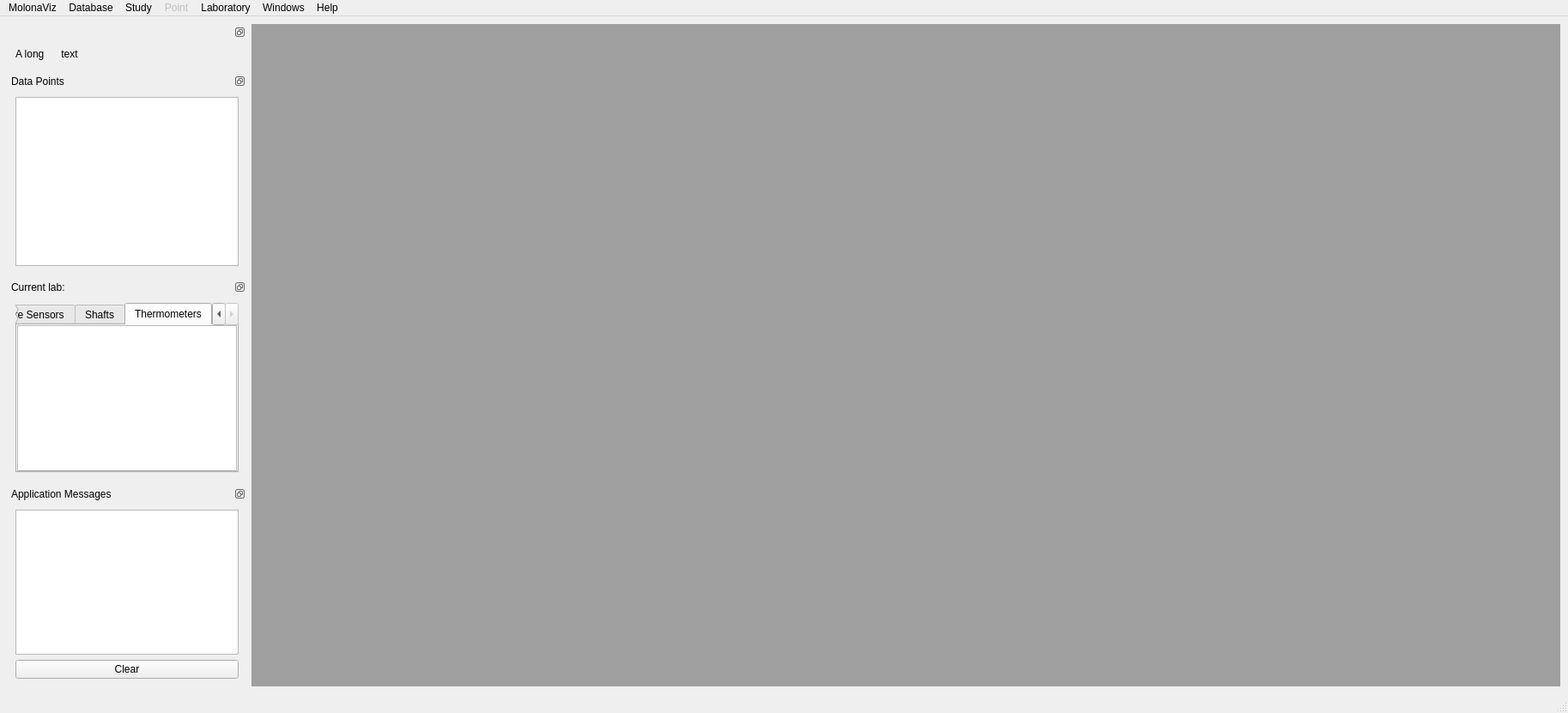
<?xml version="1.0" encoding="UTF-8"?>
<ui version="4.0">
 <class>MainWindow</class>
 <widget class="QMainWindow" name="MainWindow">
  <property name="geometry">
   <rect>
    <x>0</x>
    <y>0</y>
    <width>1827</width>
    <height>831</height>
   </rect>
  </property>
  <property name="mouseTracking">
   <bool>false</bool>
  </property>
  <property name="contextMenuPolicy">
   <enum>Qt::CustomContextMenu</enum>
  </property>
  <property name="windowTitle">
   <string>MolonaViz</string>
  </property>
  <widget class="QWidget" name="centralwidget">
   <layout class="QHBoxLayout" name="horizontalLayout_2" stretch="0,1">
    <item>
     <layout class="QVBoxLayout" name="verticalLayout_11" stretch="0,1,1,1">
      <item>
       <widget class="QDockWidget" name="dockDatabaseName">
        <property name="sizePolicy">
         <sizepolicy hsizetype="Minimum" vsizetype="Minimum">
          <horstretch>0</horstretch>
          <verstretch>0</verstretch>
         </sizepolicy>
        </property>
        <property name="features">
         <set>QDockWidget::DockWidgetFloatable|QDockWidget::DockWidgetMovable</set>
        </property>
        <widget class="QWidget" name="dockWidgetContents_8">
         <layout class="QHBoxLayout" name="horizontalLayout">
          <item>
           <widget class="QLabel" name="fullDatabaseNameLabel">
            <property name="text">
             <string>A long      text</string>
            </property>
           </widget>
          </item>
         </layout>
        </widget>
       </widget>
      </item>
      <item>
       <widget class="QDockWidget" name="dockDataSPoints">
        <property name="features">
         <set>QDockWidget::DockWidgetFloatable|QDockWidget::DockWidgetMovable</set>
        </property>
        <property name="windowTitle">
         <string>Data Points</string>
        </property>
        <widget class="QWidget" name="dockWidgetContents_9">
         <layout class="QVBoxLayout" name="verticalLayout_12">
          <item>
           <widget class="QTreeView" name="treeViewDataSPoints">
            <property name="contextMenuPolicy">
             <enum>Qt::DefaultContextMenu</enum>
            </property>
            <property name="editTriggers">
             <set>QAbstractItemView::NoEditTriggers</set>
            </property>
            <attribute name="headerVisible">
             <bool>false</bool>
            </attribute>
           </widget>
          </item>
         </layout>
        </widget>
       </widget>
      </item>
      <item>
       <widget class="QDockWidget" name="dockSensors">
        <property name="features">
         <set>QDockWidget::DockWidgetFloatable|QDockWidget::DockWidgetMovable</set>
        </property>
        <property name="allowedAreas">
         <set>Qt::AllDockWidgetAreas</set>
        </property>
        <property name="windowTitle">
         <string>Current lab: </string>
        </property>
        <widget class="QWidget" name="dockWidgetContents_10">
         <layout class="QHBoxLayout" name="horizontalLayout_4">
          <item>
           <widget class="QTabWidget" name="tabWidget">
            <property name="currentIndex">
             <number>2</number>
            </property>
            <widget class="QWidget" name="tab_7">
             <attribute name="title">
              <string>Pressure Sensors</string>
             </attribute>
             <layout class="QVBoxLayout" name="verticalLayout_13">
              <property name="spacing">
               <number>0</number>
              </property>
              <property name="leftMargin">
               <number>0</number>
              </property>
              <property name="topMargin">
               <number>0</number>
              </property>
              <property name="rightMargin">
               <number>0</number>
              </property>
              <property name="bottomMargin">
               <number>0</number>
              </property>
              <item>
               <widget class="QTreeView" name="treeViewPressureSensors">
                <attribute name="headerVisible">
                 <bool>false</bool>
                </attribute>
               </widget>
              </item>
             </layout>
            </widget>
            <widget class="QWidget" name="tab_8">
             <attribute name="title">
              <string>Shafts</string>
             </attribute>
             <layout class="QVBoxLayout" name="verticalLayout_14">
              <property name="spacing">
               <number>0</number>
              </property>
              <property name="leftMargin">
               <number>0</number>
              </property>
              <property name="topMargin">
               <number>0</number>
              </property>
              <property name="rightMargin">
               <number>0</number>
              </property>
              <property name="bottomMargin">
               <number>0</number>
              </property>
              <item>
               <widget class="QTreeView" name="treeViewShafts">
                <attribute name="headerVisible">
                 <bool>false</bool>
                </attribute>
               </widget>
              </item>
             </layout>
            </widget>
            <widget class="QWidget" name="tab_9">
             <attribute name="title">
              <string>Thermometers</string>
             </attribute>
             <layout class="QVBoxLayout" name="verticalLayout_15">
              <property name="spacing">
               <number>0</number>
              </property>
              <property name="leftMargin">
               <number>0</number>
              </property>
              <property name="topMargin">
               <number>0</number>
              </property>
              <property name="rightMargin">
               <number>0</number>
              </property>
              <property name="bottomMargin">
               <number>0</number>
              </property>
              <item>
               <widget class="QTreeView" name="treeViewThermometers">
                <attribute name="headerVisible">
                 <bool>false</bool>
                </attribute>
               </widget>
              </item>
             </layout>
            </widget>
           </widget>
          </item>
         </layout>
        </widget>
       </widget>
      </item>
      <item>
       <widget class="QDockWidget" name="dockAppMessages">
        <property name="features">
         <set>QDockWidget::DockWidgetFloatable|QDockWidget::DockWidgetMovable</set>
        </property>
        <property name="windowTitle">
         <string>Application Messages</string>
        </property>
        <widget class="QWidget" name="dockWidgetContents">
         <layout class="QVBoxLayout" name="verticalLayout_16">
          <item>
           <widget class="QTextEdit" name="textEditApplicationMessages"/>
          </item>
          <item>
           <widget class="QPushButton" name="pushButtonClear">
            <property name="text">
             <string>Clear</string>
            </property>
           </widget>
          </item>
         </layout>
        </widget>
       </widget>
      </item>
     </layout>
    </item>
    <item>
     <widget class="QMdiArea" name="mdiArea">
      <property name="tabsClosable">
       <bool>true</bool>
      </property>
      <property name="tabsMovable">
       <bool>true</bool>
      </property>
     </widget>
    </item>
   </layout>
  </widget>
  <widget class="QMenuBar" name="menubar">
   <property name="geometry">
    <rect>
     <x>0</x>
     <y>0</y>
     <width>1827</width>
     <height>22</height>
    </rect>
   </property>
   <widget class="QMenu" name="menuStudy">
    <property name="title">
     <string>Study</string>
    </property>
    <addaction name="actionCreateStudy"/>
    <addaction name="actionOpenStudy"/>
    <addaction name="separator"/>
    <addaction name="actionCloseStudy"/>
   </widget>
   <widget class="QMenu" name="menuSPoint">
    <property name="enabled">
     <bool>false</bool>
    </property>
    <property name="title">
     <string>Point</string>
    </property>
    <addaction name="actionImportSPoint"/>
    <addaction name="actionOpenSPoint"/>
    <addaction name="actionRemoveSPoint"/>
   </widget>
   <widget class="QMenu" name="menuWindows">
    <property name="title">
     <string>Windows</string>
    </property>
    <addaction name="actionSwitchToTabbedView"/>
    <addaction name="actionSwitchToSubWindowView"/>
    <addaction name="actionSwitchToCascadeView"/>
    <addaction name="separator"/>
    <addaction name="actionHideShowSPoints"/>
    <addaction name="actionHideShowSensors"/>
    <addaction name="actionHideShowAppMessages"/>
   </widget>
   <widget class="QMenu" name="menuMolonaViz">
    <property name="title">
     <string>MolonaViz</string>
    </property>
    <widget class="QMenu" name="menuPreferences">
     <property name="title">
      <string>Preferences</string>
     </property>
     <widget class="QMenu" name="menuTemperature">
      <property name="title">
       <string>Temperature</string>
      </property>
      <addaction name="actionTempToKelvin"/>
      <addaction name="actionTempToCelsius"/>
     </widget>
     <addaction name="menuTemperature"/>
    </widget>
    <addaction name="actionAboutMolonaViz"/>
    <addaction name="menuPreferences"/>
    <addaction name="separator"/>
    <addaction name="actionQuitMolonaViz"/>
   </widget>
   <widget class="QMenu" name="menuHelp">
    <property name="title">
     <string>Help</string>
    </property>
    <addaction name="actionOpenUserguideFR"/>
   </widget>
   <widget class="QMenu" name="menuLabo">
    <property name="title">
     <string>Laboratory</string>
    </property>
    <addaction name="actionImportLab"/>
   </widget>
   <widget class="QMenu" name="menuDatabase">
    <property name="title">
     <string>Database</string>
    </property>
    <addaction name="actionOpen_Database"/>
    <addaction name="actionChangeDatabase"/>
    <addaction name="separator"/>
   </widget>
   <addaction name="menuMolonaViz"/>
   <addaction name="menuDatabase"/>
   <addaction name="menuStudy"/>
   <addaction name="menuSPoint"/>
   <addaction name="menuLabo"/>
   <addaction name="menuWindows"/>
   <addaction name="menuHelp"/>
  </widget>
  <widget class="QStatusBar" name="statusbar"/>
  <action name="actionCreateStudy">
   <property name="text">
    <string>Create Study</string>
   </property>
  </action>
  <action name="actionOpenStudy">
   <property name="text">
    <string>Open Study</string>
   </property>
  </action>
  <action name="actionCloseStudy">
   <property name="enabled">
    <bool>false</bool>
   </property>
   <property name="text">
    <string>Close Study</string>
   </property>
  </action>
  <action name="actionCreateStudy2">
   <property name="text">
    <string>CreateStudy2</string>
   </property>
  </action>
  <action name="actionImportSPoint">
   <property name="text">
    <string>Import Sampling Point</string>
   </property>
  </action>
  <action name="actionOpenSPoint">
   <property name="text">
    <string>Open Sampling Point</string>
   </property>
  </action>
  <action name="actionRemoveSPoint">
   <property name="text">
    <string>Remove Sampling Point</string>
   </property>
  </action>
  <action name="actionSwitchToTabbedView">
   <property name="enabled">
    <bool>true</bool>
   </property>
   <property name="text">
    <string>Switch To Tabbed View</string>
   </property>
  </action>
  <action name="actionSwitchToSubWindowView">
   <property name="enabled">
    <bool>false</bool>
   </property>
   <property name="text">
    <string>Switch To SubWindow View</string>
   </property>
  </action>
  <action name="actionAboutMolonaViz">
   <property name="text">
    <string>About MolonaViz</string>
   </property>
  </action>
  <action name="actionQuitMolonaViz">
   <property name="text">
    <string>Quit MolonaViz</string>
   </property>
  </action>
  <action name="actionHideShowSPoints">
   <property name="checkable">
    <bool>true</bool>
   </property>
   <property name="checked">
    <bool>true</bool>
   </property>
   <property name="text">
    <string>Points</string>
   </property>
  </action>
  <action name="actionHideShowSensors">
   <property name="checkable">
    <bool>true</bool>
   </property>
   <property name="checked">
    <bool>true</bool>
   </property>
   <property name="text">
    <string>Sensors</string>
   </property>
  </action>
  <action name="actionHideShowAppMessages">
   <property name="checkable">
    <bool>true</bool>
   </property>
   <property name="checked">
    <bool>true</bool>
   </property>
   <property name="text">
    <string>Application Messages</string>
   </property>
  </action>
  <action name="actionTempToKelvin">
   <property name="text">
    <string>Kelvin</string>
   </property>
  </action>
  <action name="actionTempToCelsius">
   <property name="text">
    <string>Celsius</string>
   </property>
  </action>
  <action name="actionSwitchToCascadeView">
   <property name="enabled">
    <bool>true</bool>
   </property>
   <property name="text">
    <string>Switch To Cascade View</string>
   </property>
  </action>
  <action name="actionOpenUserguideFR">
   <property name="text">
    <string>Open Userguide (FR)</string>
   </property>
  </action>
  <action name="actionImportLab">
   <property name="text">
    <string>Import Laboratory</string>
   </property>
  </action>
  <action name="actionChangeDatabase">
   <property name="text">
    <string>Change Database</string>
   </property>
  </action>
  <action name="actionOpen_Database">
   <property name="text">
    <string>Open Database</string>
   </property>
  </action>
  <action name="actionAdd_element_to_laboratory">
   <property name="text">
    <string>Add element to laboratory</string>
   </property>
  </action>
 </widget>
 <resources/>
 <connections/>
</ui>
